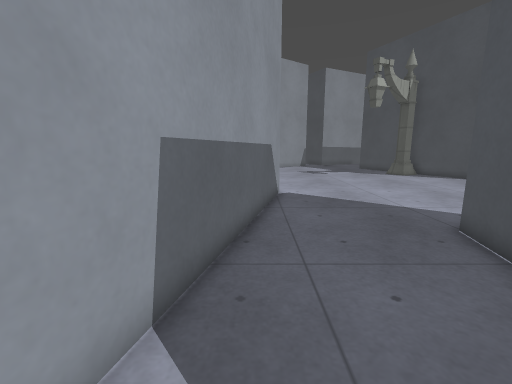
[1] (above)

24 first-person views from a walk through a 3-D level made in the Godot game engine. The camera is 1.2 m above the floor, tilts 10° down and sees 90° across. The floor is counted in squares, 0.5 m on a side. Each view is taken from the middle of a square. On the plan, view 1 faces up. The plan holds only what a view shows up to about 17 squares ahead; the rest is blank. The place goes on beyond the plan. Surface patterns are stand-ins for the level's own textures.

[2]
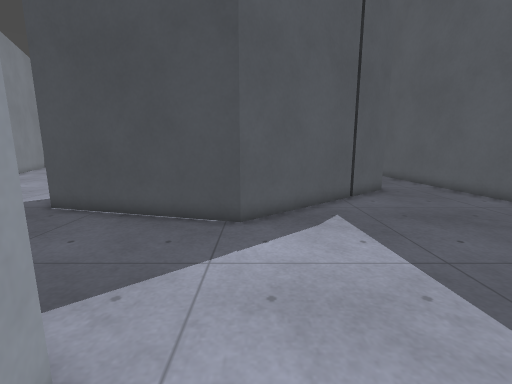

[3]
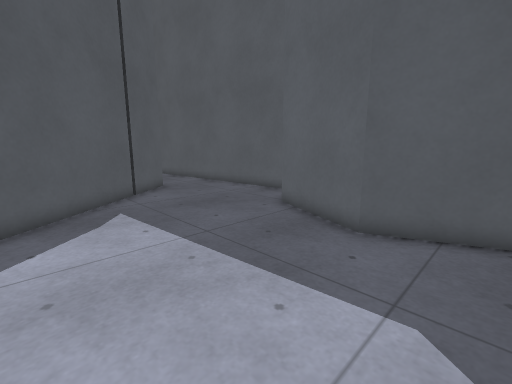

[4]
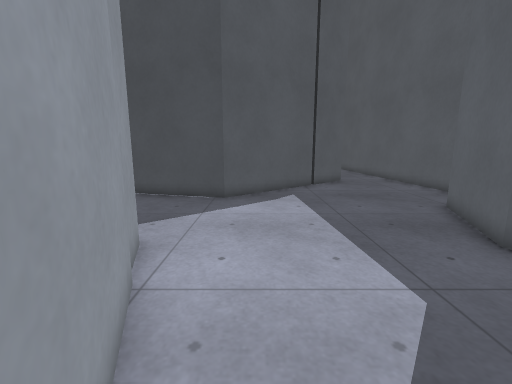

[5]
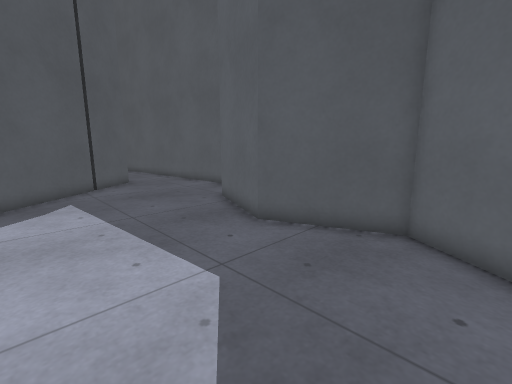

[6]
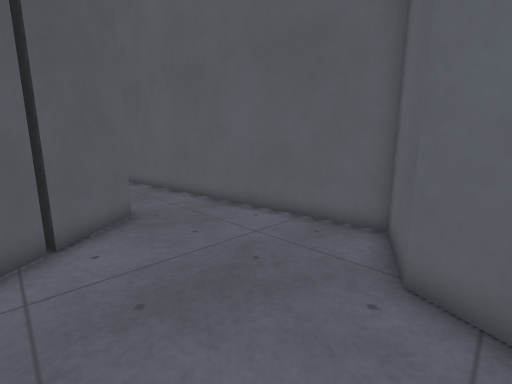

[7]
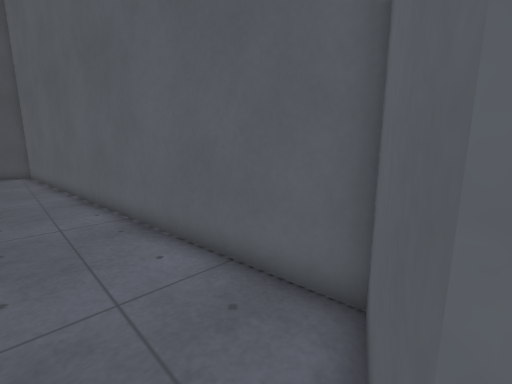

[8]
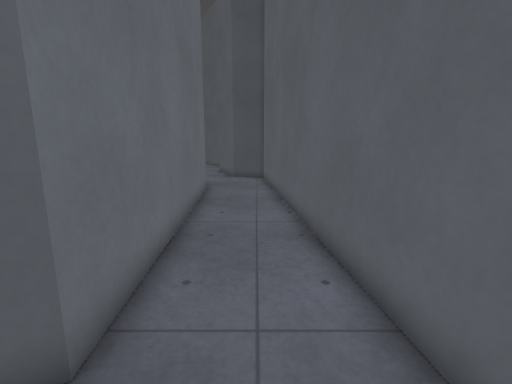

[9]
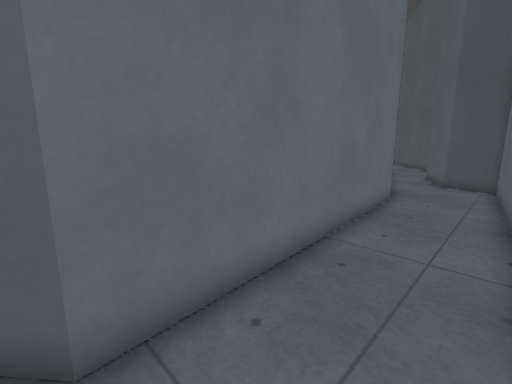

[10]
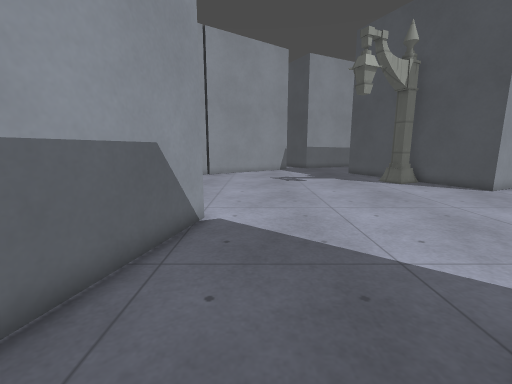

[11]
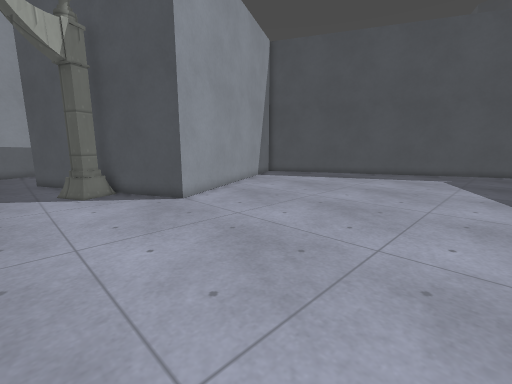

[12]
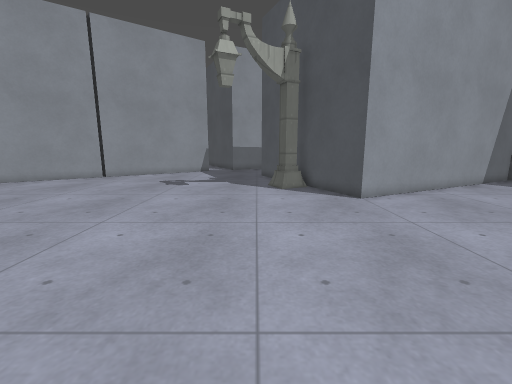

[13]
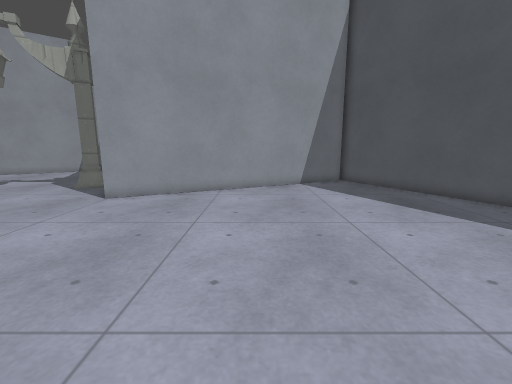

[14]
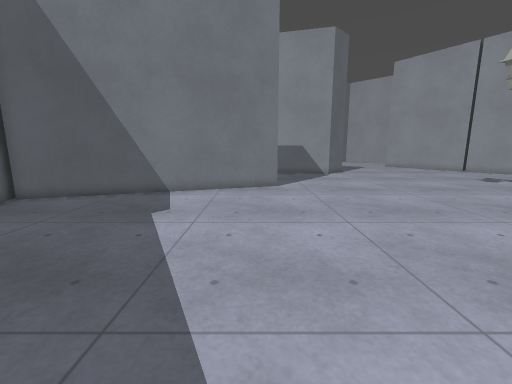

[15]
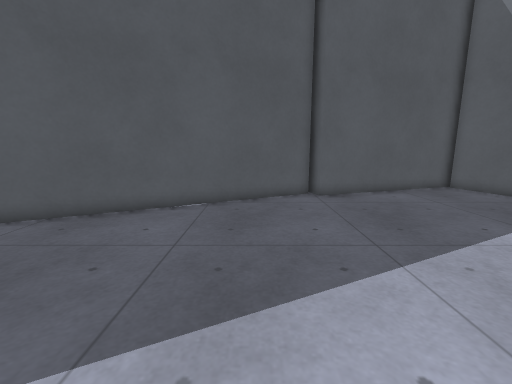

[16]
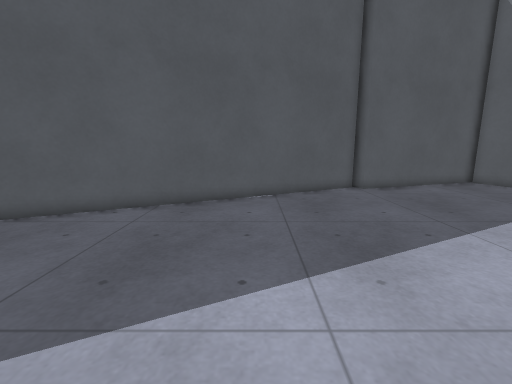

[17]
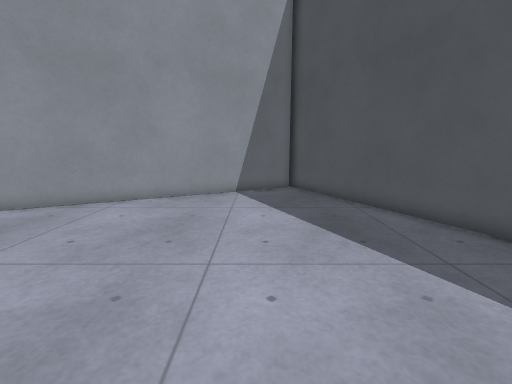

[18]
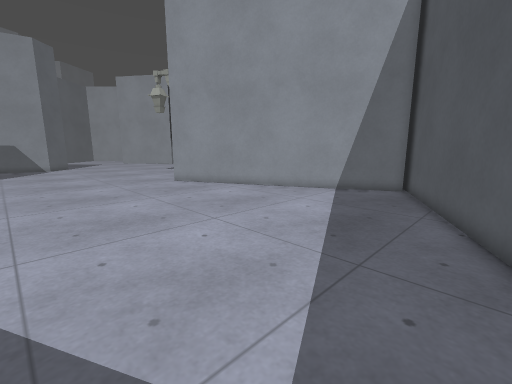

[19]
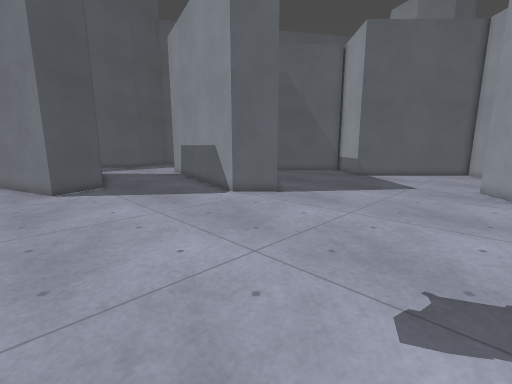

[20]
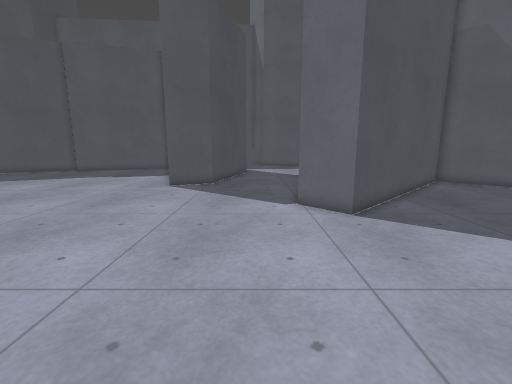

[21]
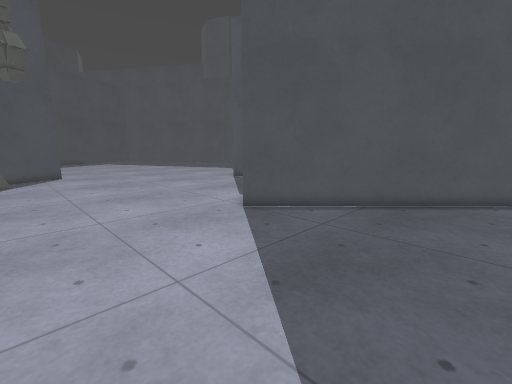

[22]
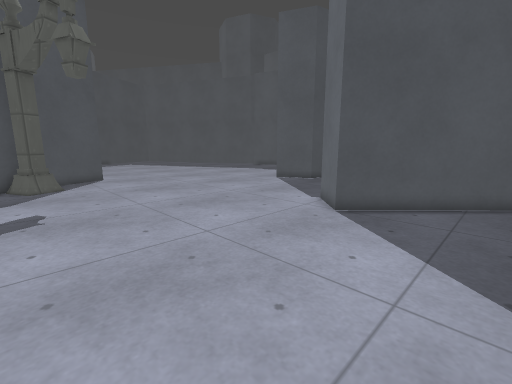

[23]
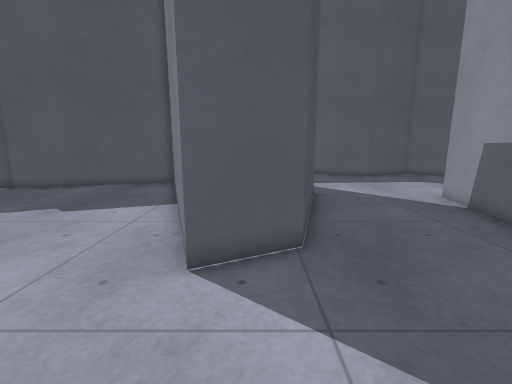

[24]
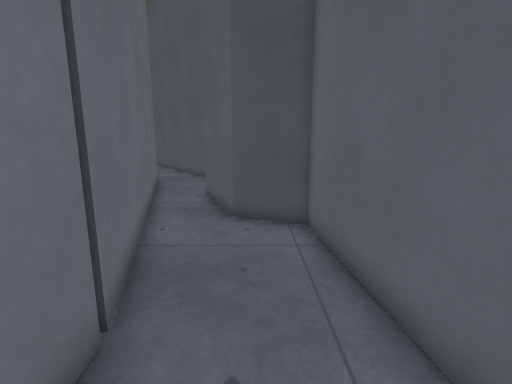

### Floor plan
Points are (right, up) in squares from view 1. A wall is a line through its corners. A room is listed if a view was taken in it or the views show most of it. See-through windows are left out.
Room 1 (views 1, 2, 3, 4, 5, 6, 7, 8, 9)
walls: (3.6, -12.5) (17.5, -11.4); (-2, 0.9) (-7.2, -1.1); (-8.3, -8.2) (-6.2, -9.6) (-2.2, -7.9) (2.1, -9.7) (3.3, -12.6); (17.4, -7.5) (10.3, -8.1) (3.9, -0.6) (4.4, 1.3)
ways out: opening at (1, 1.6) to room 2; opening at (17, -9.5) to room 3
Room 2 (views 10, 11, 12, 13, 14, 15, 16, 17, 18, 19, 20, 21, 22, 23)
walls: (4.4, 1.3) (5.9, 7.1) (8.4, 8.3) (12.5, -4); (21.3, -2.1) (33.5, 3.9); (12.1, -4.4) (20.8, -1.5) (21.2, -2.5); (27.7, 24.5) (15.9, 18.8) (13.5, 24); (33.5, 16.4) (29.5, 24.6); (-8.5, 7.2) (-0.4, 15.2) (1.2, 13.4) (-2, 0.9); (-5.5, 24.4) (-7.7, 22.9)
ways out: opening at (1, 1.6) to room 1
objects: streetlight (12, 22) to (13, 23)
Room 3 (view 24)
walls: (22.8, -7.1) (17.4, -7.5); (17.5, -11.4) (27.6, -10.6) (28.6, -8.2) (32.9, -6.4); (33.5, -3.5) (22.9, -7.1)
ways out: opening at (17, -9.5) to room 1

Where each view was taken, in squares from view 1:
view 1: 0 up, 0 right, facing up
view 2: 1 down, 4 left, facing right
view 3: 1 down, 5 left, facing down-right
view 4: 2 down, 8 left, facing right
view 5: 2 down, 8 left, facing down-right
view 6: 5 down, 1 right, facing down-right
view 7: 9 down, 2 right, facing down-right
view 8: 10 down, 8 right, facing right
view 9: 11 down, 10 right, facing up-right
view 10: 5 up, 3 right, facing up
view 11: 8 up, 10 right, facing up-right
view 12: 7 up, 11 right, facing up
view 13: 7 up, 23 right, facing up
view 14: 7 up, 24 right, facing left
view 15: 11 up, 24 right, facing down
view 16: 13 up, 27 right, facing down
view 17: 10 up, 27 right, facing up
view 18: 10 up, 33 right, facing up-left
view 19: 24 up, 10 right, facing down-left
view 20: 24 up, 3 right, facing down
view 21: 22 up, 8 left, facing down-right
view 22: 24 up, 5 left, facing down-right
view 23: 13 up, 7 right, facing down
view 24: 9 down, 20 right, facing right
